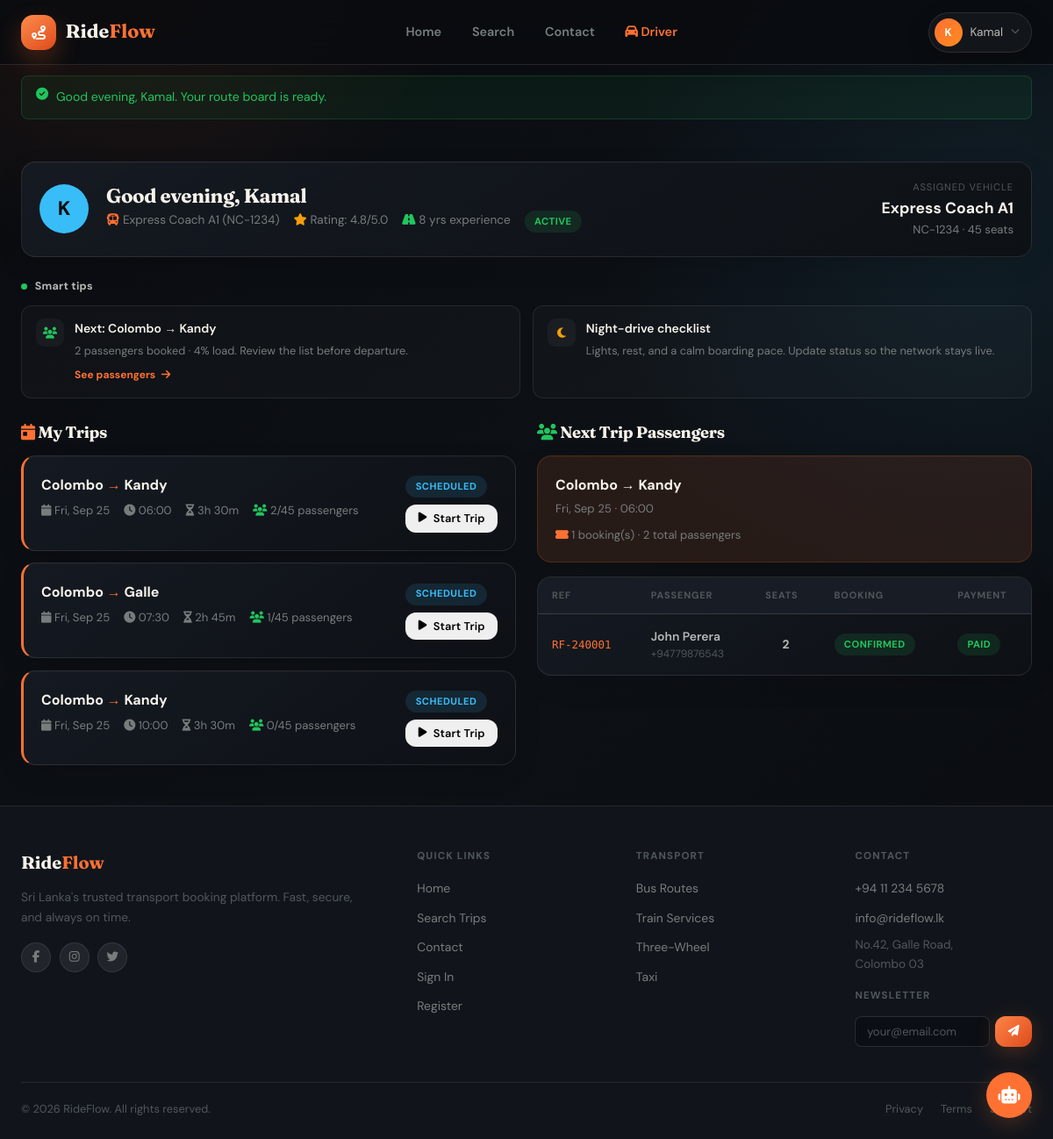
The app's page /driver/dashboard.php (signed in) with its own data.
### tables this page shows
CREATE TABLE IF NOT EXISTS users (
  id               INT UNSIGNED AUTO_INCREMENT PRIMARY KEY,
  name             VARCHAR(120)  NOT NULL,
  email            VARCHAR(180)  NULL UNIQUE,
  phone            VARCHAR(20)   NOT NULL DEFAULT '',
  password         VARCHAR(255)  NOT NULL DEFAULT '',
  password_hash    VARCHAR(255) NULL,
  role             ENUM('admin','customer','driver') NOT NULL DEFAULT 'customer',
  status           ENUM('pending','active','inactive','suspended') NOT NULL DEFAULT 'pending',
  phone_verified   TINYINT(1) NOT NULL DEFAULT 0,
  email_verified   TINYINT(1) NOT NULL DEFAULT 0,
  email_token      VARCHAR(64)  NULL,
  id_type          ENUM('NIC','Passport','Driver License','Other') NULL,
  id_number        VARCHAR(120) NULL,
  selfie_url       VARCHAR(500) NULL,
  id_document_url  VARCHAR(500) NULL,
  verification_status ENUM('pending','approved','rejected') NOT NULL DEFAULT 'pending',
  verification_note TEXT NULL,
  reset_token      VARCHAR(64)  NULL,
  social_provider  VARCHAR(40)  NULL,
  social_id        VARCHAR(255) NULL,
  avatar_url       VARCHAR(500) NULL,
  address          TEXT         NULL,
  created_at       TIMESTAMP    DEFAULT CURRENT_TIMESTAMP,
  updated_at       TIMESTAMP    DEFAULT CURRENT_TIMESTAMP ON UPDATE CURRENT_TIMESTAMP,
  UNIQUE KEY uk_social (social_provider, social_id),
  INDEX idx_email (email),
  INDEX idx_phone (phone),
  INDEX idx_role  (role),
  INDEX idx_status(status)
);

CREATE TABLE IF NOT EXISTS vehicles (
  id             INT UNSIGNED AUTO_INCREMENT PRIMARY KEY,
  type_id        INT UNSIGNED NOT NULL,
  vehicle_name   VARCHAR(100) NOT NULL,
  vehicle_number VARCHAR(30)  NOT NULL UNIQUE,
  capacity       INT UNSIGNED NOT NULL DEFAULT 40,
  amenities      TEXT         NULL COMMENT 'JSON: ["AC","WiFi","USB"]',
  status         ENUM('active','maintenance','retired') NOT NULL DEFAULT 'active',
  created_at     TIMESTAMP DEFAULT CURRENT_TIMESTAMP,
  FOREIGN KEY (type_id) REFERENCES transport_types(id) ON DELETE RESTRICT,
  INDEX idx_type   (type_id),
  INDEX idx_status (status)
);

CREATE TABLE IF NOT EXISTS schedules (
  id              INT UNSIGNED AUTO_INCREMENT PRIMARY KEY,
  route_id        INT UNSIGNED NOT NULL,
  vehicle_id      INT UNSIGNED NOT NULL,
  departure_date  DATE         NOT NULL,
  departure_time  TIME         NOT NULL,
  arrival_time    TIME         NULL,
  fare            DECIMAL(10,2) NOT NULL DEFAULT 0.00,
  available_seats INT          NOT NULL DEFAULT 0,
  status          ENUM('scheduled','departed','arrived','cancelled') NOT NULL DEFAULT 'scheduled',
  created_at      TIMESTAMP DEFAULT CURRENT_TIMESTAMP,
  FOREIGN KEY (route_id)   REFERENCES routes(id)   ON DELETE CASCADE,
  FOREIGN KEY (vehicle_id) REFERENCES vehicles(id) ON DELETE RESTRICT,
  INDEX idx_route   (route_id),
  INDEX idx_vehicle (vehicle_id),
  INDEX idx_date    (departure_date),
  INDEX idx_status  (status)
);

CREATE TABLE IF NOT EXISTS routes (
  id                 INT UNSIGNED AUTO_INCREMENT PRIMARY KEY,
  type_id            INT UNSIGNED NOT NULL,
  route_name         VARCHAR(150) NOT NULL,
  origin             VARCHAR(100) NOT NULL,
  destination        VARCHAR(100) NOT NULL,
  distance_km        DECIMAL(8,2) NULL,
  estimated_duration VARCHAR(30)  NULL,
  status             ENUM('active','inactive') NOT NULL DEFAULT 'active',
  created_at         TIMESTAMP DEFAULT CURRENT_TIMESTAMP,
  FOREIGN KEY (type_id) REFERENCES transport_types(id) ON DELETE RESTRICT,
  INDEX idx_origin (origin),
  INDEX idx_dest   (destination),
  INDEX idx_type   (type_id)
);

CREATE TABLE IF NOT EXISTS bookings (
  id               INT UNSIGNED AUTO_INCREMENT PRIMARY KEY,
  user_id          INT UNSIGNED NOT NULL,
  schedule_id      INT UNSIGNED NOT NULL,
  booking_ref      VARCHAR(20)  NOT NULL UNIQUE,
  seats_booked     INT          NOT NULL DEFAULT 1,
  total_fare       DECIMAL(10,2) NOT NULL DEFAULT 0.00,
  passenger_name   VARCHAR(120) NOT NULL,
  passenger_phone  VARCHAR(20)  NOT NULL,
  passenger_email  VARCHAR(180) NULL,
  booking_status   ENUM('pending','confirmed','cancelled','completed','no_show') NOT NULL DEFAULT 'pending',
  payment_status   ENUM('unpaid','paid','refunded','failed') NOT NULL DEFAULT 'unpaid',
  qr_code          TEXT         NULL COMMENT 'Base64 QR data',
  notes            TEXT         NULL,
  booked_at        TIMESTAMP DEFAULT CURRENT_TIMESTAMP,
  created_at       TIMESTAMP DEFAULT CURRENT_TIMESTAMP,
  updated_at       TIMESTAMP DEFAULT CURRENT_TIMESTAMP ON UPDATE CURRENT_TIMESTAMP,
  FOREIGN KEY (user_id)     REFERENCES users(id)     ON DELETE CASCADE,
  FOREIGN KEY (schedule_id) REFERENCES schedules(id) ON DELETE RESTRICT,
  INDEX idx_user     (user_id),
  INDEX idx_schedule (schedule_id),
  INDEX idx_status   (booking_status),
  INDEX idx_payment  (payment_status),
  INDEX idx_ref      (booking_ref)
);

### driver/dashboard.php (the view, shortened to what the rows shown need)
<?php
require_once RF_ROOT.'/includes/header.php';
$uid = current_uid();
$driver = db_row("SELECT u.id AS user_id, u.name, u.email, u.phone, u.status AS user_status,
                         v.id AS vehicle_id, v.vehicle_name, v.vehicle_number, v.capacity,
                         COALESCE(d.rating,0) AS rating, COALESCE(d.experience,0) AS experience,
                         COALESCE(d.status,'inactive') AS driver_status
                  FROM users u
                  LEFT JOIN drivers d ON d.user_id=u.id
                  LEFT JOIN vehicles v ON v.id=d.vehicle_id
                  WHERE u.id=? AND u.role='driver' LIMIT 1", [$uid]);
$today = date('Y-m-d');
$trips = db_all("
    SELECT s.*, r.origin, r.destination, r.estimated_duration, r.route_name,
           COUNT(b.id) total_bookings, SUM(b.seats_booked) total_passengers
    FROM schedules s
    JOIN routes r ON r.id=s.route_id
    LEFT JOIN bookings b ON b.schedule_id=s.id AND b.booking_status IN ('confirmed','pending')
    WHERE s.vehicle_id=? AND s.departure_date>=DATE_SUB(CURDATE(),INTERVAL 1 DAY)
    GROUP BY s.id
    ORDER BY s.departure_date, s.departure_time
    LIMIT 10", [$driver['vehicle_id'] ?? 0]);
$nextTrip = null;
$passengers = [];
foreach ($trips as $t) {
    if ($t['departure_date'] === $today && in_array($t['status'],['scheduled','departed'])) {
        $nextTrip = $t;
        $passengers = db_all("
            SELECT b.booking_ref, b.passenger_name, b.passenger_phone, b.seats_booked, b.booking_status, b.payment_status
            FROM bookings b WHERE b.schedule_id=? AND b.booking_status IN ('confirmed','pending')
            ORDER BY b.booking_status", [$t['id']]);
        break;
    }
}
?>
<div class="main-content">
<div class="container">
  <div class="card card-pad" style="margin-bottom:1.5rem;display:flex;align-items:center;gap:1.25rem;flex-wrap:wrap">
    <div style="flex:1">
      <h1 style="font-size:1.4rem;margin-bottom:.2rem"><?= e(greeting_for_now()) ?>, <?= e(explode(' ', $_SESSION['uname']??'Driver')[0]) ?></h1>
      <div style="display:flex;gap:1rem;flex-wrap:wrap;font-size:.85rem;color:var(--chalk3)">
        <?php if ($driver['vehicle_name']): ?>
        <span><i class="fas fa-bus" style="color:var(--fire)"></i> <?= e($driver['vehicle_name']) ?> (<?= e($driver['vehicle_number']) ?>)</span>
        <?php endif; ?>
        <span><i class="fas fa-star" style="color:var(--warn)"></i> Rating: <?= number_format($driver['rating'],1) ?>/5.0</span>
        <span><i class="fas fa-road" style="color:var(--ok)"></i> <?= $driver['experience'] ?> yrs experience</span>
        <?= status_badge($driver['driver_status']) ?>
      </div>
    </div>
    <?php if ($driver['vehicle_name']): ?>
    <div style="text-align:right">
      <div style="font-size:.7rem;color:var(--chalk4);text-transform:uppercase;letter-spacing:.08em">Assigned Vehicle</div>
      <div style="font-size:1.1rem;font-weight:700;color:var(--chalk)"><?= e($driver['vehicle_name']) ?></div>
      <div style="font-size:.82rem;color:var(--chalk3)"><?= e($driver['vehicle_number']) ?> · <?= $driver['capacity'] ?> seats</div>
    </div>
    <?php endif; ?>
  </div>
  <div class="grid-2" style="gap:1.5rem;align-items:start">
    <div>
      <h2 style="font-size:1.15rem;margin-bottom:1rem"><i class="fas fa-calendar-day" style="color:var(--fire)"></i> My Trips</h2>
      <?php foreach ($trips as $t): ?>
      <div class="card card-pad" style="margin-bottom:.85rem;border-left:3px solid var(--<?= $t['status']==='departed'?'warn':($t['status']==='arrived'?'ok':'fire') ?>)">
        <div style="display:flex;align-items:flex-start;justify-content:space-between;gap:.75rem;flex-wrap:wrap">
          <div>
            <div style="font-weight:700;color:var(--chalk);margin-bottom:.35rem">
              <?= e($t['origin']) ?> <span style="color:var(--fire)">→</span> <?= e($t['destination']) ?>
            </div>
            <div style="font-size:.82rem;color:var(--chalk3);display:flex;gap:1rem;flex-wrap:wrap">
              <span><i class="fas fa-calendar"></i> <?= date('D, M j',strtotime($t['departure_date'])) ?></span>
              <span><i class="fas fa-clock"></i> <?= substr($t['departure_time'],0,5) ?></span>
              <span><i class="fas fa-hourglass-half"></i> <?= e($t['estimated_duration']) ?></span>
              <span><i class="fas fa-users" style="color:var(--ok)"></i> <?= $t['total_passengers']??0 ?>/<?= $driver['capacity'] ?> passengers</span>
            </div>
          </div>
          <div>
            <?= status_badge($t['status']) ?>
            <?php if ($t['vehicle_id'] == $driver['vehicle_id'] && in_array($t['status'],['scheduled','departed'])): ?>
            <form method="POST" style="margin-top:.5rem">
              <?php if ($t['status']==='scheduled'): ?>
              <button name="status" value="departed" class="btn btn-warn btn-sm" onclick="return confirm('Mark as departed?')">
                <i class="fas fa-play"></i> Start Trip
              </button>
            <?php elseif ($t['status']==='departed'): ?>
                <button name="status" value="arrived" class="btn btn-ok btn-sm" onclick="return confirm('Mark as completed?')">
                <i class="fas fa-flag-checkered"></i> Complete
              </button>
              <?php endif; ?>
            </form>
            <?php endif; ?>
          </div>
        </div>
      </div>
      <?php endforeach; ?>
    </div>
    <div>
      <?php if ($nextTrip): ?>
      <h2 id="passengers" style="font-size:1.15rem;margin-bottom:1rem"><i class="fas fa-users" style="color:var(--ok)"></i> Next Trip Passengers</h2>
      <div class="card card-pad" style="margin-bottom:1rem;background:var(--fire-soft);border-color:rgba(255,106,0,.2)">
        <div style="font-weight:700;color:var(--chalk)"><?= e($nextTrip['origin']) ?> → <?= e($nextTrip['destination']) ?></div>
        <div style="font-size:.83rem;color:var(--chalk3);margin-top:.25rem"><?= date('D, M j · ',strtotime($nextTrip['departure_date'])) ?><?= substr($nextTrip['departure_time'],0,5) ?></div>
        <div style="margin-top:.5rem;font-size:.82rem;color:var(--chalk3)">
          <i class="fas fa-ticket-alt" style="color:var(--fire)"></i>
          <?= count($passengers) ?> booking(s) · <?= $nextTrip['total_passengers']??0 ?> total passengers
        </div>
      </div>
      <?php if ($passengers): ?>
      <div class="card">
        <div class="table-wrap">
          <table class="table">
            <thead><tr><th>Ref</th><th>Passenger</th><th>Seats</th><th>Booking</th><th>Payment</th></tr></thead>
            <tbody>
              <?php foreach ($passengers as $p): ?>
              <tr>
                <td><span style="font-family:var(--ff-mono);font-size:.78rem;color:var(--fire)"><?= e($p['booking_ref']) ?></span></td>
                <td>
                  <div style="font-weight:600;font-size:.87rem"><?= e($p['passenger_name']) ?></div>
                  <div style="font-size:.75rem;color:var(--chalk4)"><?= e($p['passenger_phone']) ?></div>
                </td>
                <td style="text-align:center;font-weight:700"><?= $p['seats_booked'] ?></td>
                <td><?= status_badge($p['booking_status']) ?></td>
                <td><?= status_badge($p['payment_status']) ?></td>
              </tr>
              <?php endforeach; ?>
            </tbody>
          </table>
        </div>
      </div>
      <?php else: ?>
      <div class="card card-pad" style="text-align:center;color:var(--chalk3)">No confirmed passengers yet for this trip.</div>
      <?php endif; ?>
      <?php endif; ?>
    </div>
  </div>
</div>
</div>
<?php require_once RF_ROOT.'/includes/footer.php'; ?>

### includes/helpers.php (shortened to what the rows shown need)
<?php
function e(mixed $v): string {
    return htmlspecialchars((string)$v, ENT_QUOTES | ENT_HTML5, 'UTF-8');
}
function current_uid():  int  { return (int)($_SESSION['uid'] ?? 0); }
function greeting_for_now(): string {
    $h = (int) date('G');
    return 'Good evening';
}
function status_badge(string $status): string {
    $map = [
        'active'   =>'ok','confirmed'=>'ok','completed'=>'ok','paid'=>'ok',
        'pending'  =>'warn','scheduled'=>'info','unpaid'=>'warn',
        'cancelled'=>'bad','inactive' =>'bad','failed'=>'bad','suspended'=>'bad',
        'departed' =>'info','arrived'  =>'ok',
    ];
    $cl = $map[$status] ?? 'dim';
    return '<span class="badge b-'.$cl.'">'.ucfirst($status).'</span>';
}

### records on screen
users: vehicles.vehicle_name "Express Coach A1", vehicles.vehicle_number "NC-1234", vehicles.capacity "45"
schedules: route.origin "Colombo", route.destination "Kandy", departure_date "Fri, Sep 25", departure_time "06:00", route.estimated_duration "3h 30m", total_passengers "2", vehicle.capacity "45", status "SCHEDULED", shows "Start Trip", departure_date "Fri, Sep 25 ·"
schedules: route.origin "Colombo", route.destination "Galle", departure_date "Fri, Sep 25", departure_time "07:30", route.estimated_duration "2h 45m", total_passengers "1", vehicle.capacity "45", status "SCHEDULED", shows "Start Trip"
schedules: route.origin "Colombo", route.destination "Kandy", departure_date "Fri, Sep 25", departure_time "10:00", route.estimated_duration "3h 30m", total_passengers "0", vehicle.capacity "45", status "SCHEDULED", shows "Start Trip"
routes: origin "Colombo", destination "Kandy"
bookings: booking_ref "RF-240001", passenger_name "John Perera", passenger_phone "+94779876543", seats_booked "2", booking_status "CONFIRMED PAID"

### other values on screen
substr($_SESSION['uname'] ?? 'U', 0, 1) "K"
explode(' ',$_SESSION['uname']??'')[0] "Kamal"
$_flash['msg'] "Good evening, Kamal. Your route board is ready."
substr($_SESSION['uname']??'D',0,1) "K"
greeting_for_now() "Good evening"
explode(' ', $_SESSION['uname']??'Driver')[0] "Kamal"
$driver['rating'] "4.8"
$driver['experience'] "8"
$status "ACTIVE"
$t['title'] "Next: Colombo → Kandy"
$t['body'] "2 passengers booked · 4% load. Review the list before departure."
$t['cta'] "See passengers"
$t['title'] "Night-drive checklist"
$t['body'] "Lights, rest, and a calm boarding pace. Update status so the network stays live."
count($passengers) "1"
